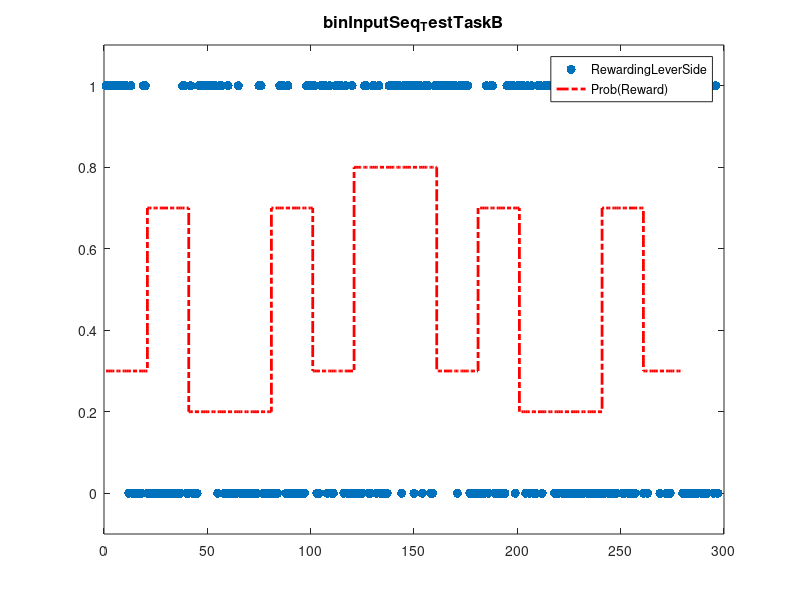

Write the MATLAB code that produced this figure. (Note: this script raises an error after producing the figure.)
%% TestTask_2 - setup phases 7_BABA Aphases are 40trials long
pPhase1  = 0.3; %B1
lPhase1  = 20; %B1
pPhase2  = 0.7; %B2
lPhase2  = 20;%B2
pPhase3  = 0.2; %A2
lPhase3  = 40; %A2
pPhase4  = 0.7; %B3
lPhase4  = 20; %B3
pPhase5  = 0.3; %B4
lPhase5  = 20; %B4
pPhase6  = 0.8; %A3
lPhase6  = 40; %A3
pPhase7  = 0.3; %B5
lPhase7  = 20; %B5
pPhase8  = 0.7; %B6
lPhase8  = 20; %B6
pPhase9 = 0.2; %A4 
lPhase9 = 40; %A4
pPhase10  = 0.7; %B7
lPhase10  = 20; %B7
pPhase11  = 0.3; %B8
lPhase11  = 20; %B8


% TestTask_2 outcomes 
phase1  = ones(1,lPhase1);
iIncIdx = randperm(37,floor((1-pPhase1)*lPhase1))+3; % ! first 3 trials need to be "1" trials
phase1(1,iIncIdx) = 0;

phase2  = ones(1,lPhase2);
iIncIdx = randperm(lPhase2,floor((1-pPhase2)*lPhase2));
phase2(1,iIncIdx) = 0;

phase3  = ones(1,lPhase3);
iIncIdx = randperm(lPhase3,floor((1-pPhase3)*lPhase3));
phase3(1,iIncIdx) = 0;

phase4  = ones(1,lPhase4);
iIncIdx = randperm(lPhase4,floor((1-pPhase4)*lPhase4));
phase4(1,iIncIdx) = 0;

phase5  = ones(1,lPhase5);
iIncIdx = randperm(lPhase5,floor((1-pPhase5)*lPhase5));
phase5(1,iIncIdx) = 0;

phase6  = ones(1,lPhase6);
iIncIdx = randperm(lPhase6,floor((1-pPhase6)*lPhase6));
phase6(1,iIncIdx) = 0;

phase7  = ones(1,lPhase7);
iIncIdx = randperm(lPhase7,floor((1-pPhase7)*lPhase7));
phase7(1,iIncIdx) = 0;

phase8  = ones(1,lPhase8);
iIncIdx = randperm(lPhase8,floor((1-pPhase8)*lPhase8));
phase8(1,iIncIdx) = 0;

phase9  = ones(1,lPhase9);
iIncIdx = randperm(lPhase9,floor((1-pPhase9)*lPhase9));
phase9(1,iIncIdx) = 0;

phase10  = ones(1,lPhase10);
iIncIdx = randperm(lPhase10,floor((1-pPhase10)*lPhase10));
phase10(1,iIncIdx) = 0;

phase11  = ones(1,lPhase11);
iIncIdx = randperm(lPhase11,floor((1-pPhase11)*lPhase11));
phase11(1,iIncIdx) = 0;

% TestTask_2 - create input trajectory
u = [phase1,phase2,phase3,phase4,phase5,phase6,phase7,phase8,phase9,phase10,phase11];
%TeskTask_2 -  underlying probability structure
probStr = [pPhase1*ones(1,lPhase1),pPhase2*ones(1,lPhase2),pPhase3*ones(1,lPhase3),pPhase4*ones(1,lPhase4),pPhase5*ones(1,lPhase5),...
     pPhase6*ones(1,lPhase6),pPhase7*ones(1,lPhase7),pPhase8*ones(1,lPhase8),pPhase9*ones(1,lPhase9),pPhase10*ones(1,lPhase10),...
     pPhase11*ones(1,lPhase11)];


%% PLOTTING
figure;
fig = plot(u, '.', 'MarkerSize', 20); ylim([-0.1, 1.1]);
hold on;
stairs(probStr, '-.', 'Color', 'r', 'LineWidth', 2);
legend({'RewardingLeverSide', 'Prob(Reward)'});
title('binInputSeq_TestTaskB', 'FontWeight', 'bold', 'FontSize', 12);
figdir = fullfile("binInputSeq_TestTaskB_TrajPlot");
save([figdir,'.fig'])
print([figdir,'.png'], '-dpng')
writematrix(u, [pwd,filesep, 'binInputSeq_TestTaskB.txt'],"Delimiter",',')
